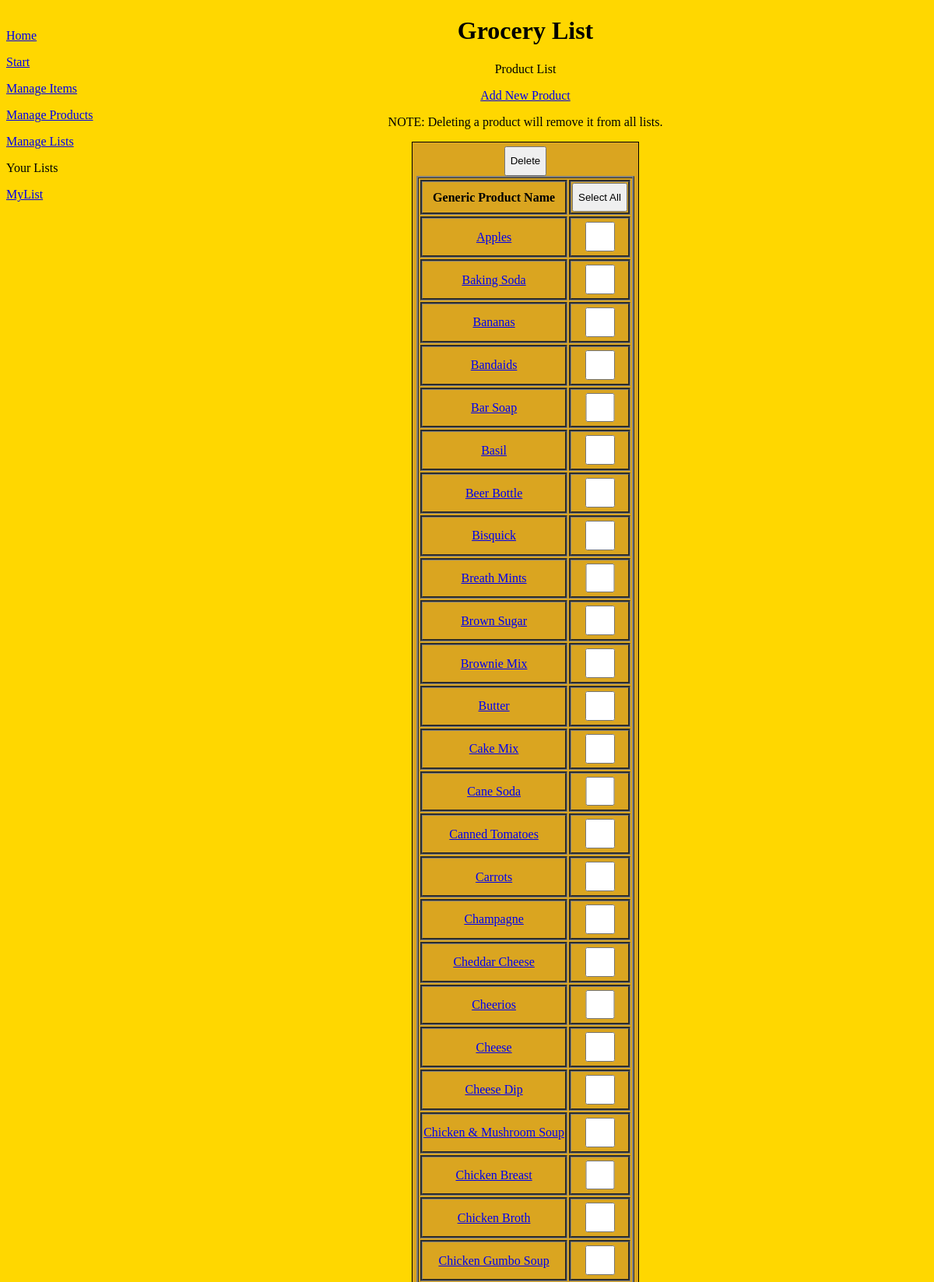
/products.php (upper part), run on the app's committed database.
### tables this page shows
CREATE TABLE `lists` (
  `listid` int(10) unsigned NOT NULL auto_increment,
  `listname` varchar(255) NOT NULL,
  `acctid` int(10) unsigned NOT NULL,
  PRIMARY KEY  (`listid`)
);

CREATE TABLE `products` (
  `productid` int(10) unsigned NOT NULL auto_increment,
  `productname` varchar(255) NOT NULL,
  `expiration` int(10) unsigned default NULL,
  `timestamp` timestamp NOT NULL default CURRENT_TIMESTAMP on update CURRENT_TIMESTAMP,
  `priority` enum('cost','item') NOT NULL default 'item',
  `acctid` int(10) unsigned NOT NULL,
  PRIMARY KEY  (`productid`)
);

### include/config.defaults.php (called while the page is built, shortened)
<?php
$GLIST_ACCT_ID = 1;
?>

### include/acl.php (called while the page is built, shortened)
<?php
function acl_read($acctid) {
    return TRUE;
}
?>

### include/db.php (called while the page is built, shortened)
<?php
include_once("config.defaults.php");
include_once("acl.php");
function get_products($db, $sort='productname') {
    global $GLIST_ACCT_ID;
    return $db->query(sprintf("SELECT * FROM products WHERE acctid=%s ORDER BY %s", $db->quote($GLIST_ACCT_ID), $sort));
}
function get_lists($db, $sort='listname') {
    global $GLIST_ACCT_ID;
    return $db->query(sprintf("SELECT * FROM lists WHERE acctid=%s ORDER BY %s", $db->quote($GLIST_ACCT_ID), $sort));
}
?>

### products.php (the view, shortened to what this page needs)
<?php
include_once("include/header.php");
function show_buttons($delete, $float=FALSE) {
    $style = "";
    if ($float) {
        $style = "style='display:block; position:fixed; bottom:0; left:0;'";
    }
    print "<div $style><input type='submit' name='submit' value='Delete' /></div>";
}
$select = $_REQUEST['select'];
$db = dbconnect();
$result = get_products($db);
print '<p><a href="editproduct.php">Add New Product</a></p>';
print "<p>NOTE: Deleting a product will remove it from all lists.</p>";
print '<form action="">';
show_buttons(TRUE);
print '<table>';
print '<tr><th>Generic Product Name</th><th><input name="select" type="submit" value="';
if ($select == "Select All") {
    print "Select None";
} else {
    print "Select All";
}
print '" /></th></tr>';
foreach ($result as $row) {
    print '<tr><td><a href="editproduct.php?id=' . $row['productid'] . '">' . htmlspecialchars($row['productname']) . '</a></td><td><input name="cb[]" value="' . $row['productid'] . '" type="checkbox"';
    print ' /></td></tr>';
}
print '</table>';
print '</form>';
include_once($WEBROOT . "/include/footer.php");
?>

### include/menu.php (shortened to what this page needs)
<p><a href='index.php'>Home</a></p>
<p><a href='start.php'>Start</a></p>
<p><a href='items.php'>Manage Items</a></p>
<p><a href='products.php'>Manage Products</a></p>
<p><a href='lists.php'>Manage Lists</a></p>
<p>Your Lists</p>
<?php
$menudb = dbconnect();
if ($menudb != NULL) {
    $result = get_lists($menudb);
    foreach ($result as $row) {
        print '<p><a href="listshop.php?id=' . $row['listid'] . '">' . $row['listname'] . '</a></p>';
    }
}
?>

### include/grocery.css (style rules this page uses)
body { background-color: gold; }
table { border-style: ridge; border-color: gray; margin-left:auto; margin-right:auto; }
tr { border-style: groove; border-color: gray; }
th { border-style: groove; border-color: gray; }
td { border-style: groove; border-color: gray; }
form { border-style: solid; border-width: 1px; border-color: black; display: table; margin-left:auto; margin-right:auto; padding:5px 5px 5px 5px; background-color: goldenrod; }
input { min-height: 1cm; min-width: 1cm; }

### data on the page
lists: listname "MyList"
products: productname "Apples"
products: productname "Baking Soda"
products: productname "Bananas"
products: productname "Bandaids"
products: productname "Bar Soap"
products: productname "Basil"
products: productname "Beer Bottle"
products: productname "Bisquick"
products: productname "Breath Mints"
products: productname "Brown Sugar"
products: productname "Brownie Mix"
products: productname "Butter"
products: productname "Cake Mix"
products: productname "Cane Soda"
products: productname "Canned Tomatoes"
products: productname "Carrots"
products: productname "Champagne"
products: productname "Cheddar Cheese"
products: productname "Cheerios"
products: productname "Cheese"
products: productname "Cheese Dip"
products: productname "Chicken & Mushroom Soup"
products: productname "Chicken Breast"
products: productname "Chicken Broth"
products: productname "Chicken Gumbo Soup"

### other printed values
$TITLE "Grocery List"
$title "Product List"
